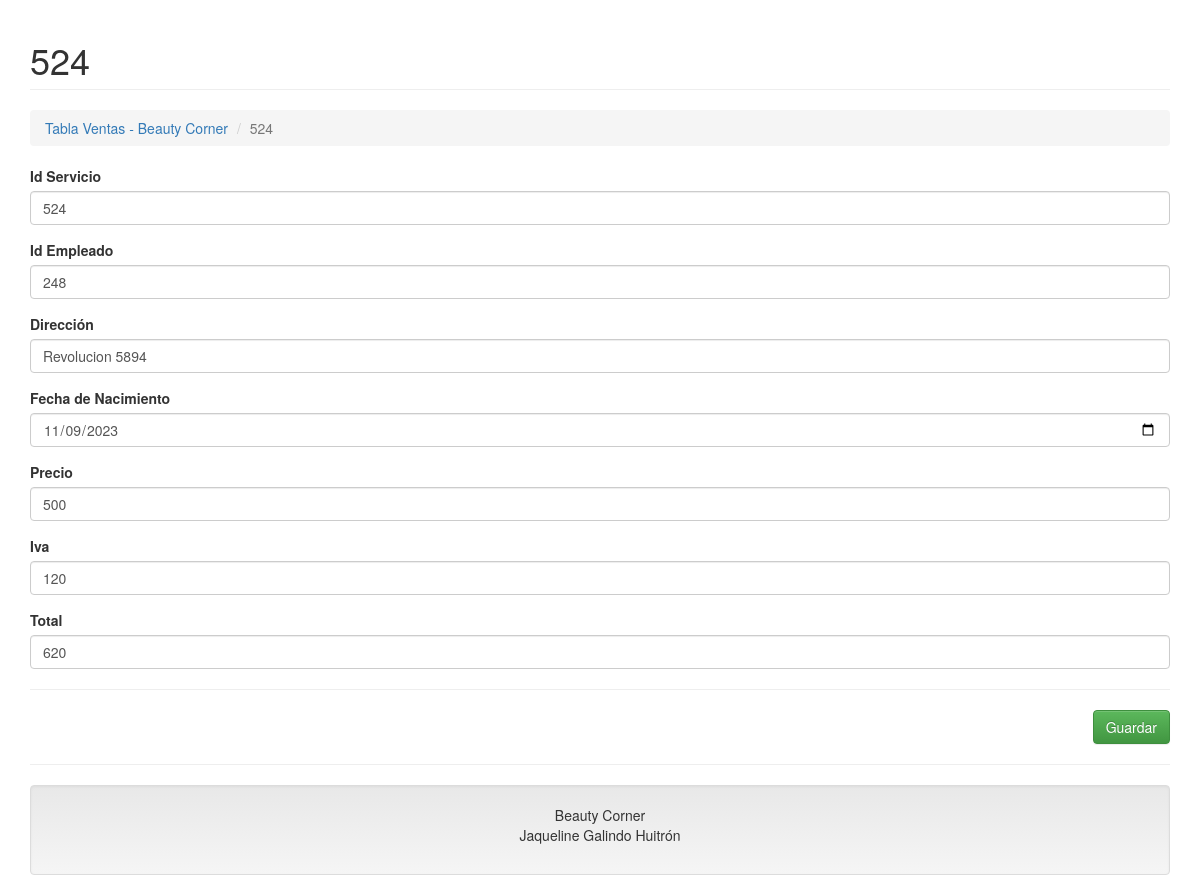
The page /?c=Ventas&a=Crud&idcliente=1 on the database its author committed.
### tables this page shows
CREATE TABLE IF NOT EXISTS `ventas` (
  `idcliente` int(11) NOT NULL,
  `idservicio` int(11) NOT NULL,
  `idempleado` int(11) NOT NULL,
  `direccion` varchar(75) NOT NULL,
  `fecha` date NOT NULL,
  `precio` int(11) NOT NULL,
  `iva` int(11) NOT NULL,
  `total` int(11) NOT NULL
);

### Controller/ventas.controller.php (called while the page is built, shortened)
<?php
require_once 'Model/ventas.php';
class VentasController{
    private $model;
    public function __CONSTRUCT(){
        $this->model = new Ventas();
    }
    public function Crud(){
        $alm = new Ventas();
        if(isset($_REQUEST['idcliente'])){
            $alm = $this->model->getting($_REQUEST['idcliente']);
        }
        require_once 'View/header.php';
        require_once 'View/ventas-editar.php';
        require_once 'View/footer.php';
    }
}

### Model/conexion.php (called while the page is built)
<?php
class Conexion
{
    public static function StartUp()
    {
        $pdo = new PDO('mysql:host=localhost;dbname=bd_beautycorner;charset=utf8', 'root', '');
        $pdo->setAttribute(PDO::ATTR_ERRMODE, PDO::ERRMODE_EXCEPTION);
        return $pdo;
    }
}
?>

### Model/ventas.php (called while the page is built, shortened)
<?php
class Ventas
{
	private $pdo;
	public function __CONSTRUCT()
	{
		try
		{
			$this->pdo = Conexion::StartUp();
		}
		catch(Exception $e)
		{
			die($e->getMessage());
		}
	}
	public function getting($idcliente)
	{
		try
		{
			$stm = $this->pdo
			          ->prepare("SELECT * FROM ventas WHERE idcliente = ?");
			$stm->execute(array($idcliente));
			return $stm->fetch(PDO::FETCH_OBJ);
		} catch (Exception $e)
		{
			die($e->getMessage());
		}
	}
}
?>

### View/ventas-editar.php (the view, shortened to what this page needs)
<h1 class="page-header">
    <?php echo $alm->idcliente != null ? $alm->idservicio : 'Nuevo Registro'; ?>
</h1>
<ol class="breadcrumb">
  <li><a href="?c=Ventas">Tabla Ventas - Beauty Corner</a></li>
  <li class="active"><?php echo $alm->idcliente != null ? $alm->idservicio : 'Nuevo Registro'; ?></li>
</ol>
<form action="?c=Ventas&a=Guardar" method="post" enctype="multipart/form-data">
    <div class="form-group">
        <label>Id Servicio</label>
        <input type="text" name="idservicio" value="<?php echo $alm->idservicio; ?>" class="form-control" placeholder="Ingrese el Id Servicio" data-validacion-tipo="requerido|min:7" />
    </div>
    <div class="form-group">
        <label>Id Empleado</label>
        <input type="text" name="idempleado" value="<?php echo $alm->idempleado; ?>" class="form-control" placeholder="Ingrese el Id Empleado" data-validacion-tipo="requerido|min:7" />
    </div>
    <div class="form-group">
        <label>Dirección</label>
        <input type="text" name="direccion" value="<?php echo $alm->direccion; ?>" class="form-control" placeholder="Ingrese la Dirección" data-validacion-tipo="requerido|min:8" />
    </div>
    <div class="form-group">
        <label>Fecha de Nacimiento</label>
        <input type="date" name="fecha" value="<?php echo $alm->fecha; ?>" class="form-control" placeholder="Ingrese la Fecha" data-validacion-tipo="requerido|date" />
    </div>
    <div class="form-group">
        <label>Precio</label>
        <input type="text" name="precio" value="<?php echo $alm->precio; ?>" class="form-control" placeholder="Ingrese el Precio" data-validacion-tipo="requerido|min:7" />
    </div>
    <div class="form-group">
        <label>Iva</label>
        <input type="text" name="iva" value="<?php echo $alm->iva; ?>" class="form-control" placeholder="Ingrese el Iva" data-validacion-tipo="requerido|min:7" />
    </div>
    <div class="form-group">
        <label>Total</label>
        <input type="text" name="total" value="<?php echo $alm->total; ?>" class="form-control" placeholder="Ingrese el Total" data-validacion-tipo="requerido|min:7" />
    </div>
    <hr />
    <div class="text-right">
        <button class="btn btn-success">Guardar</button>
    </div>
</form>

### rows shown on the page
ventas: idservicio "524", idempleado "248", direccion "Revolucion 5894", fecha "11/09/2023", precio "500", iva "120", total "620"
